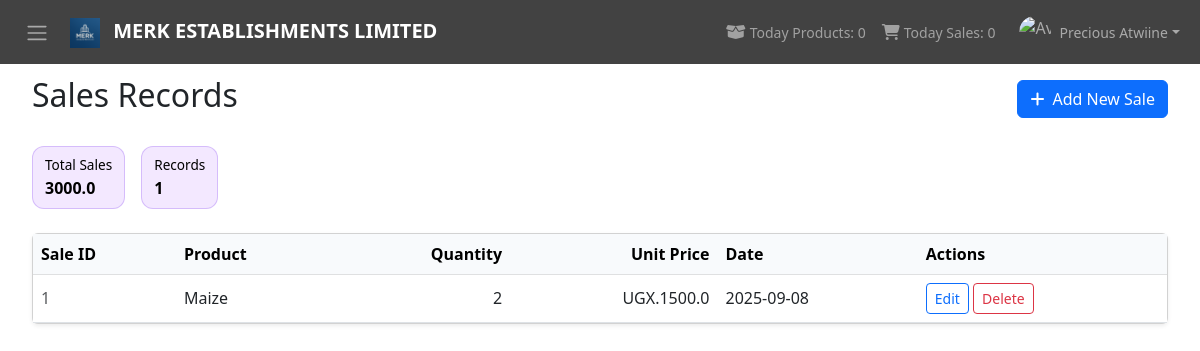
/sales/ (signed in), run on the app's committed database.
### home/models.py (models this page shows, shortened)
class Sale(models.Model):
    product_name = models.ForeignKey(Stock,on_delete=models.CASCADE,null=False,blank=False)
    unit_price= models.FloatField(default=0)
    quantity = models.IntegerField(default=0)
    sales_agent=models.CharField(max_length=100)
    customer_name = models.CharField(max_length=100)
    organization= models.CharField(max_length=100,blank=True)
    customer_phonenumber= models.CharField(max_length=14,blank=True)
    payment_method = models.CharField(choices=[('Cash','Cash'),('Mpesa','Mpesa'),('Bank','Bank')],max_length=10, default='Cash')
    date= models.DateField(auto_now_add=True)

class Stock(models.Model):
    product_name = models.CharField(max_length=100)
    product_description = models.TextField(null=False,blank=False)
    unit_cost = models.FloatField(default=0)
    unit_price = models.FloatField(default=0)
    quantity = models.IntegerField(default=0)
    product_supplier = models.TextField(max_length=100)
    date = models.DateField(auto_now_add=True)
    def __str__(self):
        return self.product_name

### home/views.py (the view)
# urls.py: path('sales/',views.view_sales,name='view_sales'),
@login_required
def view_sales(request):
    sales = Sale.objects.all().select_related('product_name')
    total_sales = sum(sale.unit_price * sale.quantity for sale in sales)
    product_count = Stock.objects.count()
    todays_sales = Sale.objects.filter(date=timezone.now().date()).count()
    todays_products = Stock.objects.filter(date=timezone.now().date()).count()
    context = {
        'sales': sales,
        'total_sales': total_sales,
        'product_count': product_count,
        'todays_sales': todays_sales,
        'todays_products': todays_products,
    }
    return render(request, 'view_sales.html', context)

### home/context_processors.py (called while the page is built)
def ensure_profile(request):
    user = getattr(request, 'user', None)
    if user and user.is_authenticated:
        Profile.objects.get_or_create(user=user)
    return {}

def quick_stats(request):
    try:
        today = timezone.now().date()
        product_count = Stock.objects.count()
        todays_products = Stock.objects.filter(date=today).count()
        todays_sales = Sale.objects.filter(date=today).count()
    except Exception:
        product_count = 0
        todays_products = 0
        todays_sales = 0
    setattr(request, 'product_count', product_count)
    setattr(request, 'todays_products', todays_products)
    setattr(request, 'todays_sales', todays_sales)
    return {
        'product_count': product_count,
        'todays_products': todays_products,
        'todays_sales': todays_sales,
    }

### home/templates/view_sales.html (shortened to what this page needs)
{% extends 'base.html' %}
{% block header %}Sales Records{% endblock %}
{% block header_buttons %}
<a href="{% url 'home:add_sale' %}" class="btn btn-primary">
    <i class="fas fa-plus me-2"></i>Add New Sale
    </a>
{% endblock %}
{% block content %}
<div class="row g-3 mb-4">
    <div class="col-auto">
        <div class="stat-chip">
            <div class="label">Total Sales</div>
            <div class="value">{{ total_sales }}</div>
        </div>
    </div>
    <div class="col-auto">
        <div class="stat-chip">
            <div class="label">Records</div>
            <div class="value">{{ sales|length }}</div>
        </div>
    </div>
</div>
<div class="card shadow-sm">
    <div class="card-body p-0">
        {% if sales %}
        <div class="table-responsive">
            <table class="table table-hover align-middle mb-0">
                <thead class="table-light">
                    <tr>
                        <th class="text-nowrap">Sale ID</th>
                        <th>Product</th>
                        <th class="text-end">Quantity</th>
                        <th class="text-end">Unit Price</th>
                        <th class="text-nowrap">Date</th>
                        <th>Actions</th>
                    </tr>
                </thead>
                <tbody>
                    {% for sale in sales %}
                    <tr>
                        <td class="text-muted">{{ sale.id }}</td>
                        <td>{{ sale.product_name }}</td>
                        <td class="text-end">{{ sale.quantity }}</td>
                        <td class="text-end">UGX.{{ sale.unit_price }}</td>
                        <td>{{ sale.date|date:"Y-m-d" }}</td>
                        <td class="text-nowrap">
                            <a href="{% url 'home:edit_sale' sale.id %}" class="btn btn-sm btn-outline-primary">Edit</a>
                            <form method="post" action="{% url 'home:delete_sale' sale.id %}" style="display:inline;">
                                <button type="submit" class="btn btn-sm btn-outline-danger" onclick="return confirm('Delete this sale?');">Delete</button>
                            </form>
                        </td>
                    </tr>
                    {% endfor %}
                </tbody>
            </table>
        </div>
        {% endif %}
    </div>
</div>
{% endblock %}

### home/templates/base.html (shortened to what this page needs)
<!DOCTYPE html>
{% load static%}
<html lang="en">
<head>
    <link href="https://cdn.jsdelivr.net/npm/bootstrap@5.3.0/dist/css/bootstrap.min.css" rel="stylesheet">
    <link rel="stylesheet" href="https://cdnjs.cloudflare.com/ajax/libs/font-awesome/6.4.0/css/all.min.css">
</head>
<body>
    <nav class="navbar navbar-expand-lg navbar-dark fixed-top" style="background-color: #424242;">
        <div class="container-fluid">
            {% if request.resolver_match.view_name != 'home:logout' %}
            <button class="btn btn-link text-white me-2" type="button" id="sidebarToggle" aria-label="Toggle sidebar">
                <span class="navbar-toggler-icon"></span>
            </button>
            {% endif %}
            <a class="navbar-brand" href="{% url 'home:view_sales' %}">
    <img src="{% static 'images/logo.png' %}" alt="MERK ESTABLISHMENTS LIMITED" height="30">
    <span class="ms-2">MERK ESTABLISHMENTS LIMITED</span>
</a>
            <div class="collapse navbar-collapse" id="navbarNav">
                <ul class="navbar-nav ms-auto align-items-center">
                    {% if request.user.is_authenticated %}
                    <li class="nav-item d-none d-lg-flex me-3">
                        <span class="nav-link p-0 text-white-50 d-flex align-items-center">
                            <span class="me-3 d-flex align-items-center">
                                <i class="fas fa-box-open me-1"></i>
                                <span class="small">Today Products: {{ todays_products|default:"0" }}</span>
                            </span>
                            <span class="d-flex align-items-center">
                                <i class="fas fa-shopping-cart me-1"></i>
                                <span class="small">Today Sales: {{ todays_sales|default:"0" }}</span>
                            </span>
                        </span>
                    </li>
                    <li class="nav-item dropdown">
                        <a class="nav-link dropdown-toggle d-flex align-items-center" href="#" id="userDropdown" role="button" data-bs-toggle="dropdown" aria-expanded="false">
                            {% with avatar=request.user.profile.avatar %}
                                {% if avatar %}
                                    <img src="{{ avatar.url }}" alt="Avatar" class="rounded-circle me-2" style="width:32px;height:32px;object-fit:cover;">
                                {% else %}
                                    <span class="d-inline-flex rounded-circle bg-light me-2" style="width:32px;height:32px;align-items:center;justify-content:center;">
                                        <i class="fas fa-user text-secondary" style="font-size:14px;"></i>
                                    </span>
                                {% endif %}
                            {% endwith %}
                            <span class="small">{{ request.user.get_full_name|default:request.user.username }}</span>
                        </a>
                    </li>
                    {% endif %}
                </ul>
            </div>
        </div>
    </nav>
    <div class="main-content">
        <div class="container-fluid">
            <div class="d-flex justify-content-between align-items-center mb-4">
                <h2>{% block header %}{% endblock %}</h2>
                {% block header_buttons %}{% endblock %}
            </div>
            {% block content %}{% endblock %}
        </div>
    </div>
</body>
</html>

### home/templates/base.html (style rules this page uses)
body { padding-top: 56px; }
.main-content { margin-left: 0; padding: 20px; transition: margin-left .25s ease; }
.navbar-brand { font-weight: bold; }

### home/templates/view_sales.html (style rules this page uses)
.stat-chip { padding: .5rem .75rem; border: 1px solid rgba(124, 58, 237, .25); border-radius: .75rem; background: #f3e8ff; }
.stat-chip .label { color: #000000; font-size: .85rem; }
.stat-chip .value { font-weight: 700; color: #000000; }
.table thead th { position: sticky; top: 0; background: #f8fafc; z-index: 1; }

### data on the page
Sale: id "1", product_name "Maize", quantity "2", unit_price "1500.0", date "2025-09-08"

### other printed values
{{ todays_products|default:"0" }} "0"
{{ todays_sales|default:"0" }} "0"
{{ request.user.get_full_name|default:request.user.username }} "Precious Atwiine"
{{ total_sales }} "3000.0"
{{ sales|length }} "1"
